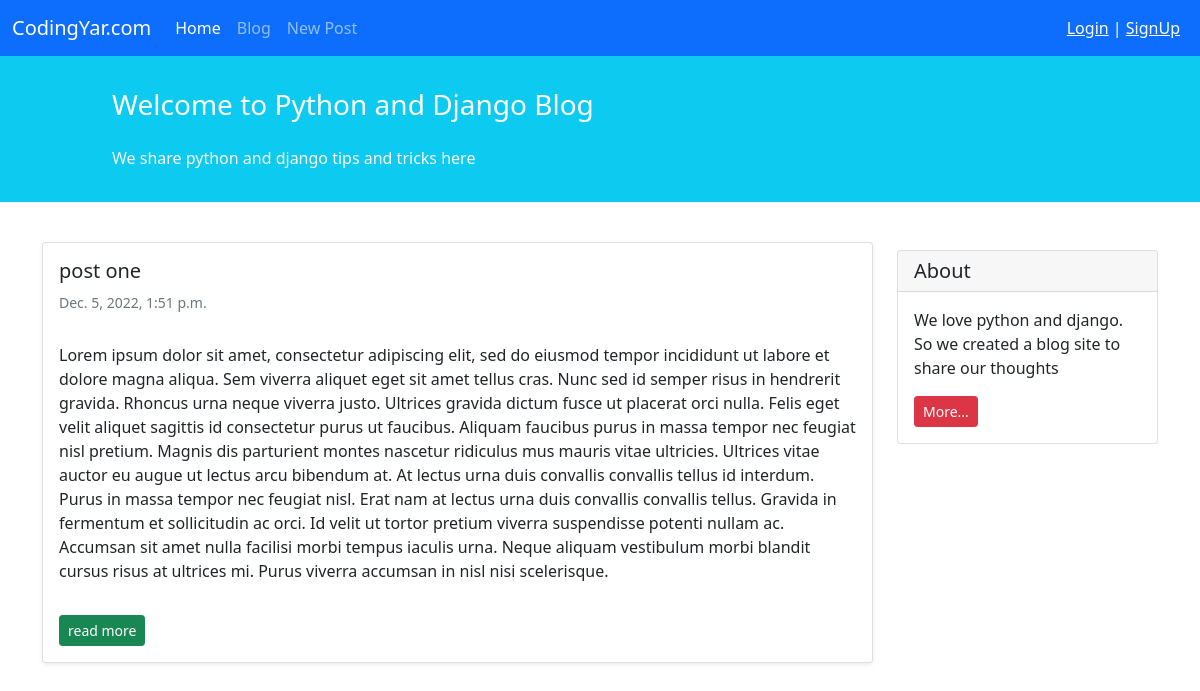
The page /blog/ on the database as committed earlier.
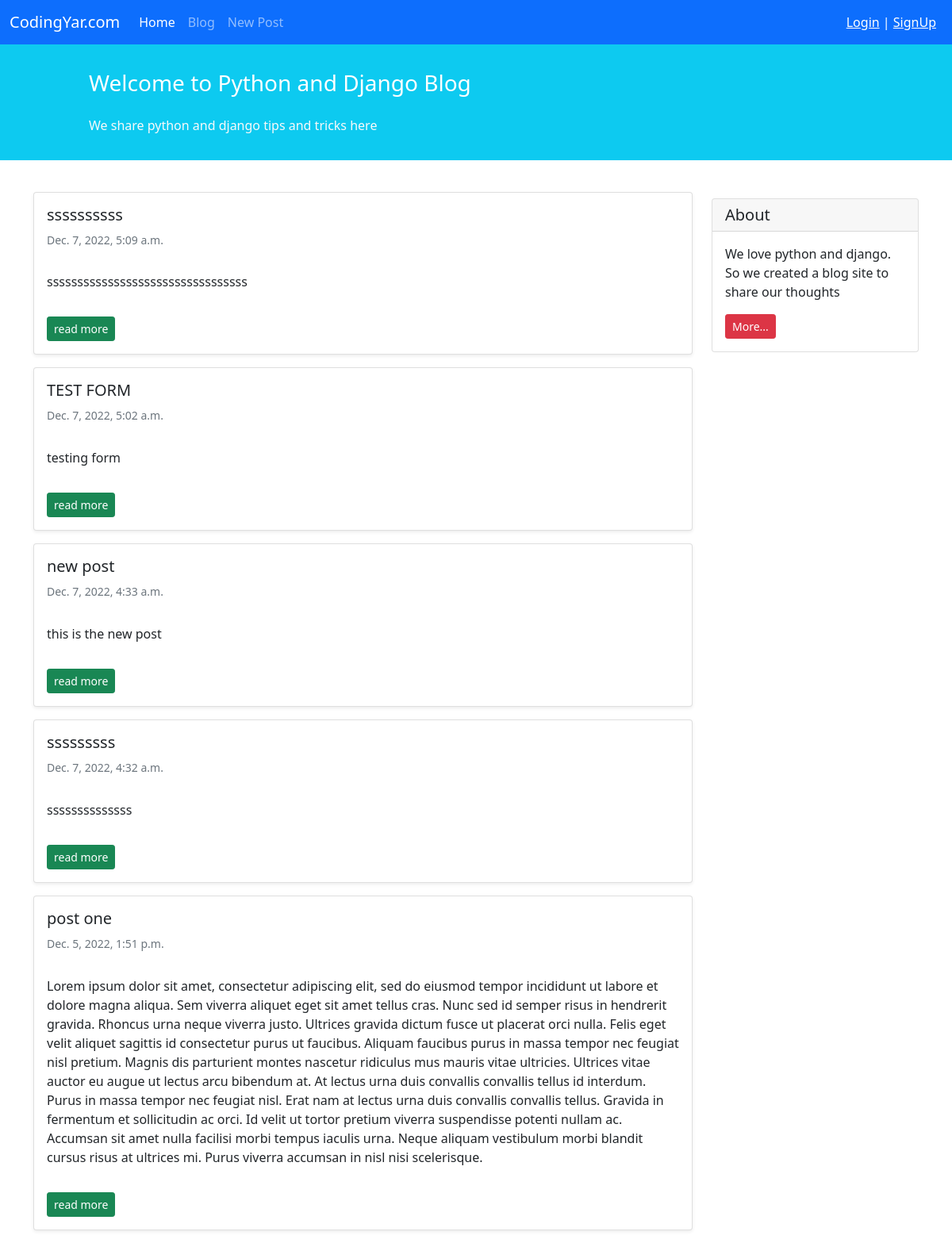
The same page on the database as committed later.
### blog/models.py (models this page shows, shortened)
class Post(models.Model):
    STATUS_CHOICES = (
        ('pub', 'Published'),
        ('drf', 'Draft'),
    )
    title = models.CharField(max_length=100)
    text = models.TextField()
    author = models.ForeignKey('auth.User', on_delete=models.CASCADE)
    datetime_created = models.DateTimeField(auto_now_add=True)
    datetime_modified = models.DateTimeField(auto_now=True)
    status = models.CharField(choices=STATUS_CHOICES, max_length=10)

### blog/views.py (the view)
# urls.py: path('', PostListView.as_view(), name='posts_list'),
class PostListView(generic.ListView):
    template_name = 'blog/post_list.html'
    context_object_name = 'posts'
    def get_queryset(self):
        return Post.objects.filter(status='pub').order_by('-datetime_modified')

### templates/blog/post_list.html (shortened to what this page needs)
{% extends '_base.html' %}
{% block content %}
    <div class="container mt-4">
        <div class="row">
            <div class="col-9">
                {% for post in posts %}
                    <div class="card shadow-sm my-3">
                        <div class="card-body">
                            <h5 class="card-title">{{ post.title }}</h5>
                            <h6 class="card-subtitle mb-2 text-muted small py-2">{{ post.datetime_created }}</h6>
                            <p class="card-text py-3">
                                {{ post.text }}
                            </p>
                            <a href="{% url 'post_detail' post.id %}" class="btn btn-sm btn-success">read more</a>
                        </div>
                    </div>
                {% endfor %}
            </div>
            <div class="col-3">
                <div class="card my-4">
                    <h5 class="card-header">About</h5>
                    <div class="card-body">
                        <p class="card-text">We love python and django. So we created a blog site to share our
                            thoughts</p>
                        <a href="#"
                           class="btn btn-sm btn-danger">
                            More...
                        </a>
                    </div>
                </div>
            </div>
        </div>
    </div>
{% endblock %}

Rows that differ between the two databases and show on the page:
added Post: title "ssssssssss", datetime_created "Dec. 7, 2022, 5:09 a.m.", text "sssssssssssssssssssssssssssssssss"
added Post: title "TEST FORM", datetime_created "Dec. 7, 2022, 5:02 a.m.", text "testing form"
added Post: title "new post", datetime_created "Dec. 7, 2022, 4:33 a.m.", text "this is the new post"
added Post: title "sssssssss", datetime_created "Dec. 7, 2022, 4:32 a.m.", text "ssssssssssssss"
